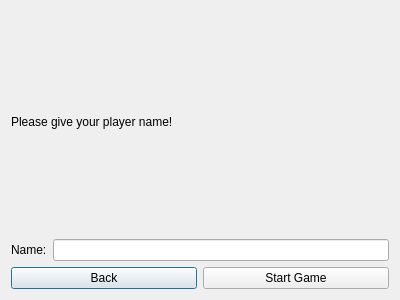
<?xml version="1.0" encoding="UTF-8"?>
<ui version="4.0">
 <class>NewGame</class>
 <widget class="QDialog" name="NewGame">
  <property name="geometry">
   <rect>
    <x>0</x>
    <y>0</y>
    <width>400</width>
    <height>300</height>
   </rect>
  </property>
  <property name="windowTitle">
   <string>MASTERMIND - New Game</string>
  </property>
  <layout class="QVBoxLayout" name="verticalLayout">
   <item>
    <widget class="QLabel" name="labelInstruction">
     <property name="text">
      <string>Please give your player name!</string>
     </property>
    </widget>
   </item>
   <item>
    <layout class="QHBoxLayout" name="horizontalLayout">
     <item>
      <widget class="QLabel" name="labelName">
       <property name="text">
        <string>Name:</string>
       </property>
      </widget>
     </item>
     <item>
      <widget class="QLineEdit" name="lineEditName"/>
     </item>
    </layout>
   </item>
   <item>
    <layout class="QHBoxLayout" name="horizontalLayout_2">
     <item>
      <widget class="QPushButton" name="pushButtonBack">
       <property name="text">
        <string>Back</string>
       </property>
      </widget>
     </item>
     <item>
      <widget class="QPushButton" name="pushButtonStartGame">
       <property name="text">
        <string>Start Game</string>
       </property>
      </widget>
     </item>
    </layout>
   </item>
  </layout>
 </widget>
 <resources/>
 <connections/>
</ui>
